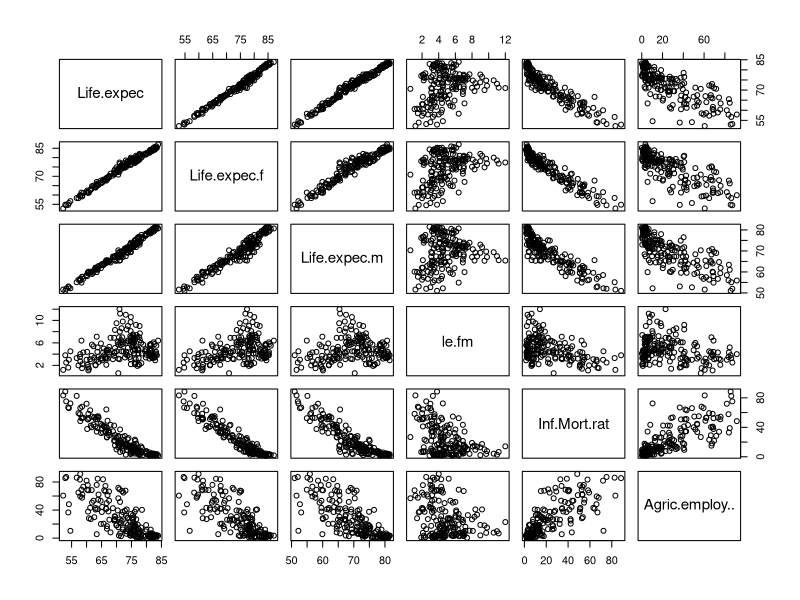
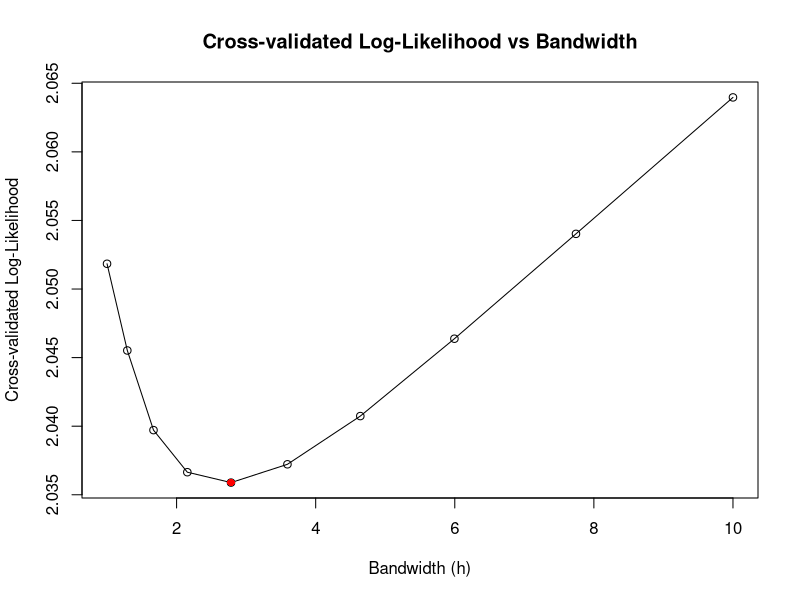
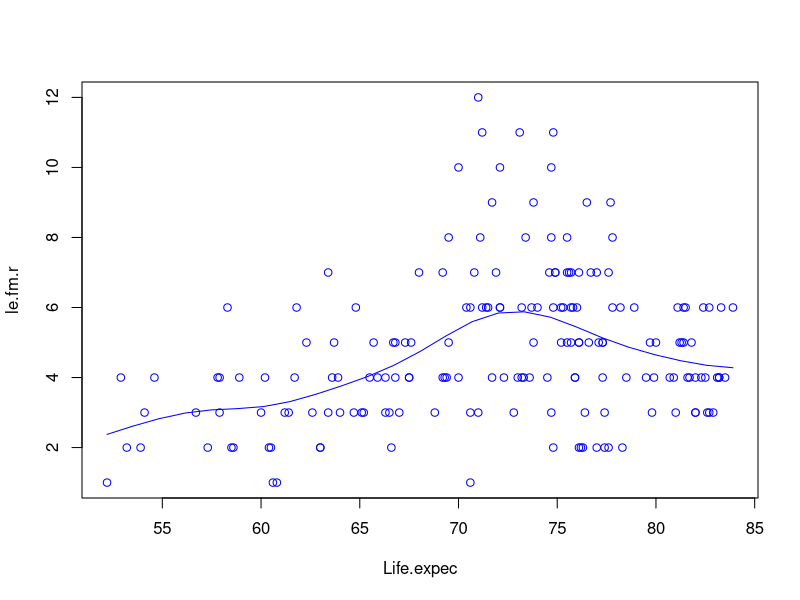

Generate these figures, in order, with R:
## ---- chunk 1
knitr::opts_chunk$set(echo = TRUE)
## ---- chunk 2
library(sm)
countries<-read.csv2(file="HDI.2017.subset.csv",row.names = 1)
attach(countries)
head(countries)
## ---- chunk 3
summary(countries)
## ---- chunk 4
plot(countries[,2:7])
## ---- chunk 5
ind.agr<-(Agric.employ.. < median(Agric.employ..))
## ---- chunk 6

loglik.CV.pois <- function(x,y,h){
  n <- length(x)
  pred <- sapply(1:n, 
      function(i,x,y,h){
         sm.poisson(x=x[-i],y=y[-i],h=h,eval.points=x[i],display="none")$estimate
      },   x,y,h)
  return(-sum(log(exp(-pred)*pred^(y)/factorial(y)))/n)
}

h.cv.sm.pois <- function(x,y,rg.h=NULL,l.h=10,method=loglik.CV.pois){
   cv.h <- numeric(l.h)
   if (is.null(rg.h)){
      hh <- c(h.select(x,y,method="cv"),
              h.select(x,y,method="aicc"))#,hcv(x,y)
      rg.h <- range(hh)*c(1/1.1, 1.5)
   }
   i <- 0
   gr.h <- exp( seq(log(rg.h[1]), log(rg.h[2]), l=l.h))
   for (h in gr.h){
      i <- i+1
      cv.h[i] <- method(x,y,h)
   }
   return(list(h = gr.h, 
               cv.h = cv.h, 
               h.cv = gr.h[which.min(cv.h)]))
}
## ---- chunk 7
le.fm.r <- round(le.fm)
## ---- chunk 8
h.CV.pois.lefm <- h.cv.sm.pois(Life.expec,le.fm.r,rg.h=c(1,10), method = loglik.CV.pois)
## ---- chunk 9
plot(h.CV.pois.lefm$h, h.CV.pois.lefm$cv.h, type = "l", 
     xlab = "Bandwidth (h)", ylab = "Cross-validated Log-Likelihood",
     main = "Cross-validated Log-Likelihood vs Bandwidth")
points(h.CV.pois.lefm$h, h.CV.pois.lefm$cv.h)
points(h.CV.pois.lefm$h.cv, min(h.CV.pois.lefm$cv.h), col = "red", pch = 16)
## ---- chunk 10
pois_fit <- sm.poisson(Life.expec,le.fm.r, h = h.CV.pois.lefm$h.cv,col='blue')
